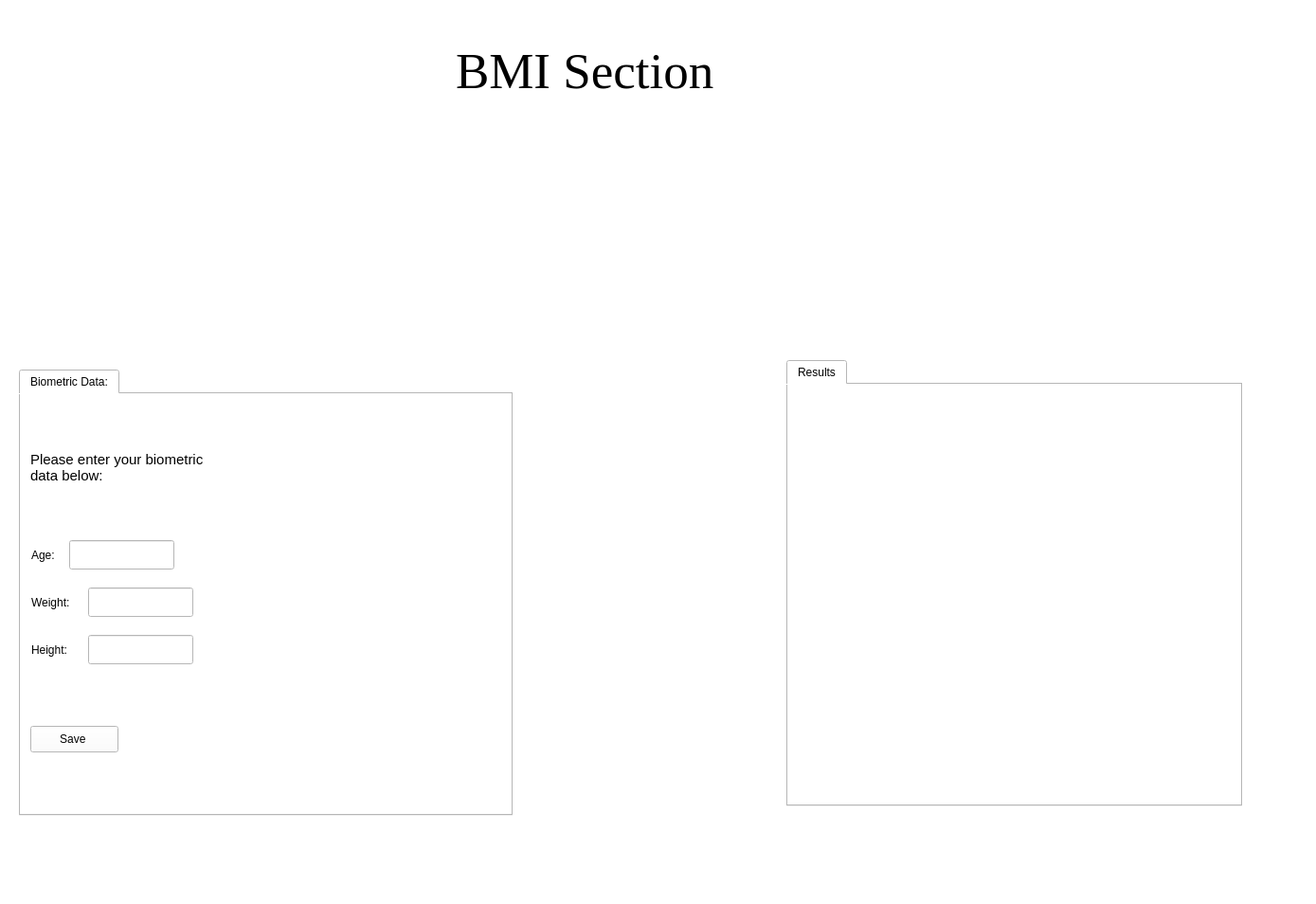
<?xml version="1.0" encoding="UTF-8"?>
<ui version="4.0">
 <class>bmi_main_window</class>
 <widget class="QMainWindow" name="bmi_main_window">
  <property name="geometry">
   <rect>
    <x>0</x>
    <y>0</y>
    <width>1389</width>
    <height>954</height>
   </rect>
  </property>
  <property name="windowTitle">
   <string>MainWindow</string>
  </property>
  <property name="styleSheet">
   <string notr="true">background-color: rgb(255, 255, 255);</string>
  </property>
  <widget class="QWidget" name="centralwidget">
   <widget class="QLabel" name="bmi_title_lbl">
    <property name="geometry">
     <rect>
      <x>481</x>
      <y>34</y>
      <width>381</width>
      <height>81</height>
     </rect>
    </property>
    <property name="font">
     <font>
      <family>Georgia</family>
      <pointsize>40</pointsize>
     </font>
    </property>
    <property name="text">
     <string>BMI Section</string>
    </property>
   </widget>
   <widget class="QLabel" name="bmi_image_lbl">
    <property name="geometry">
     <rect>
      <x>370</x>
      <y>150</y>
      <width>571</width>
      <height>171</height>
     </rect>
    </property>
    <property name="text">
     <string/>
    </property>
    <property name="pixmap">
     <pixmap>../../Pictures/bmi_image_section.png</pixmap>
    </property>
   </widget>
   <widget class="QTabWidget" name="bmi_tab_widget">
    <property name="geometry">
     <rect>
      <x>20</x>
      <y>390</y>
      <width>521</width>
      <height>471</height>
     </rect>
    </property>
    <property name="currentIndex">
     <number>0</number>
    </property>
    <widget class="QWidget" name="inputs">
     <attribute name="title">
      <string>Biometric Data:</string>
     </attribute>
     <widget class="QLabel" name="bmi_age_lbl">
      <property name="geometry">
       <rect>
        <x>11</x>
        <y>154</y>
        <width>31</width>
        <height>31</height>
       </rect>
      </property>
      <property name="text">
       <string>Age:</string>
      </property>
     </widget>
     <widget class="QLineEdit" name="bmi_age_line_edit">
      <property name="geometry">
       <rect>
        <x>51</x>
        <y>154</y>
        <width>111</width>
        <height>31</height>
       </rect>
      </property>
     </widget>
     <widget class="QLabel" name="bmi_weight_lbl">
      <property name="geometry">
       <rect>
        <x>11</x>
        <y>204</y>
        <width>51</width>
        <height>31</height>
       </rect>
      </property>
      <property name="text">
       <string>Weight:</string>
      </property>
     </widget>
     <widget class="QLineEdit" name="bmi_weight_line_edit">
      <property name="geometry">
       <rect>
        <x>71</x>
        <y>204</y>
        <width>111</width>
        <height>31</height>
       </rect>
      </property>
     </widget>
     <widget class="QLabel" name="bmi_height_lbl">
      <property name="geometry">
       <rect>
        <x>11</x>
        <y>254</y>
        <width>51</width>
        <height>31</height>
       </rect>
      </property>
      <property name="text">
       <string>Height:</string>
      </property>
     </widget>
     <widget class="QLineEdit" name="bmi_height_line_edit">
      <property name="geometry">
       <rect>
        <x>71</x>
        <y>254</y>
        <width>111</width>
        <height>31</height>
       </rect>
      </property>
     </widget>
     <widget class="QLabel" name="bmi_msg_inputs_lbl">
      <property name="geometry">
       <rect>
        <x>10</x>
        <y>60</y>
        <width>201</width>
        <height>51</height>
       </rect>
      </property>
      <property name="font">
       <font>
        <pointsize>11</pointsize>
        <weight>50</weight>
        <bold>false</bold>
       </font>
      </property>
      <property name="text">
       <string>Please enter your biometric data below:</string>
      </property>
      <property name="alignment">
       <set>Qt::AlignLeading|Qt::AlignLeft|Qt::AlignTop</set>
      </property>
      <property name="wordWrap">
       <bool>true</bool>
      </property>
     </widget>
     <widget class="QPushButton" name="bmi_save_btn">
      <property name="geometry">
       <rect>
        <x>10</x>
        <y>350</y>
        <width>93</width>
        <height>28</height>
       </rect>
      </property>
      <property name="text">
       <string>Save </string>
      </property>
     </widget>
    </widget>
   </widget>
   <widget class="QTabWidget" name="template_bmi_tab_wdgt">
    <property name="geometry">
     <rect>
      <x>830</x>
      <y>380</y>
      <width>481</width>
      <height>471</height>
     </rect>
    </property>
    <property name="minimumSize">
     <size>
      <width>0</width>
      <height>0</height>
     </size>
    </property>
    <property name="maximumSize">
     <size>
      <width>671</width>
      <height>700</height>
     </size>
    </property>
    <property name="styleSheet">
     <string notr="true">background-color: rgb(255, 255, 255);</string>
    </property>
    <property name="currentIndex">
     <number>0</number>
    </property>
    <widget class="QWidget" name="results_tab">
     <attribute name="title">
      <string>Results</string>
     </attribute>
    </widget>
   </widget>
  </widget>
  <widget class="QMenuBar" name="menubar">
   <property name="geometry">
    <rect>
     <x>0</x>
     <y>0</y>
     <width>1389</width>
     <height>26</height>
    </rect>
   </property>
  </widget>
  <widget class="QStatusBar" name="statusbar"/>
 </widget>
 <resources/>
 <connections/>
</ui>
